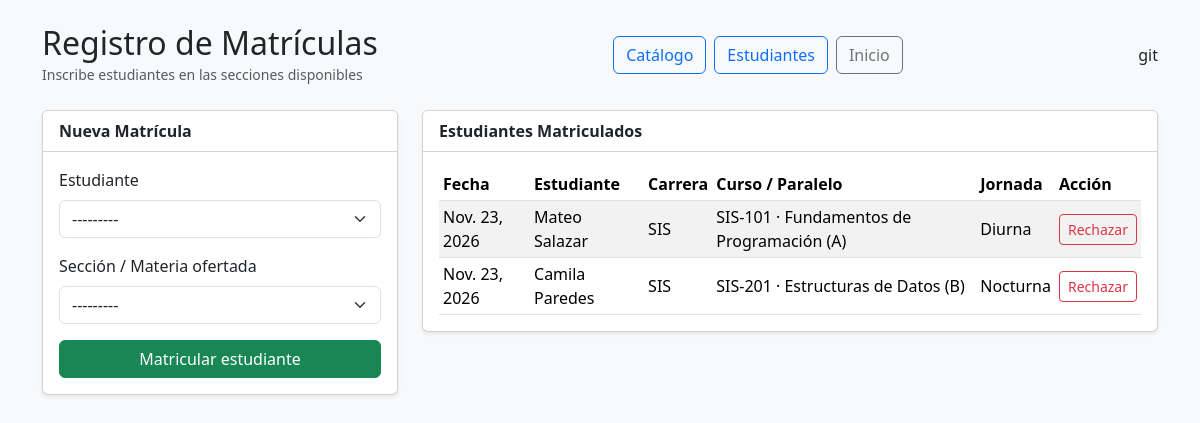
Page /matriculas/ on the committed database.
### academico/models.py (models this page shows, shortened)
class Matricula(ModeloBase):
    estudiante = models.ForeignKey(Estudiante, on_delete=models.PROTECT, related_name="matriculas")
    seccion = models.ForeignKey(Seccion, on_delete=models.PROTECT, related_name="matriculas")
    fecha = models.DateField(default=timezone.localdate)
    class Meta:
        verbose_name = "Matrícula"
        verbose_name_plural = "Matrículas"
        ordering = ["-fecha"]
        constraints = [   # un estudiante no se matricula dos veces en la misma sección
            models.UniqueConstraint(fields=["estudiante", "seccion"], name="matricula_unica"),
        ]

class Estudiante(ModeloBase):
    cedula = models.CharField("Cédula", max_length=10, unique=True)
    nombres = models.CharField(max_length=80)
    apellidos = models.CharField(max_length=80)
    email = models.EmailField("Correo", blank=True)
    telefono = models.CharField("Teléfono", max_length=15, blank=True)
    fecha_nacimiento = models.DateField("Fecha de nacimiento", null=True, blank=True)
    carrera = models.ForeignKey(Carrera, on_delete=models.PROTECT, related_name="estudiantes")   # 1:N
    foto = models.ImageField(upload_to="estudiantes/", blank=True)
    class Meta:
        verbose_name = "Estudiante"
        verbose_name_plural = "Estudiantes"
        ordering = ["apellidos", "nombres"]
    def __str__(self):
        return f"{self.apellidos} {self.nombres}"
    @property
    def nombre_completo(self):
        return f"{self.nombres} {self.apellidos}"

class Carrera(ModeloBase):
    facultad = models.ForeignKey(Facultad, on_delete=models.PROTECT, related_name="carreras")   # 1:N
    codigo = models.CharField("Código", max_length=10, unique=True)   # Ej: SIS
    nombre = models.CharField(max_length=150)
    duracion_semestres = models.PositiveSmallIntegerField("Duración (semestres)", default=8)
    class Meta:
        verbose_name = "Carrera"
        verbose_name_plural = "Carreras"
        ordering = ["nombre"]

class Seccion(ModeloBase):
    curso = models.ForeignKey(Curso, on_delete=models.PROTECT, related_name="secciones")
    periodo = models.ForeignKey(Periodo, on_delete=models.PROTECT, related_name="secciones")
    profesor = models.ForeignKey(Profesor, on_delete=models.PROTECT, related_name="secciones")
    paralelo = models.CharField(max_length=2, default="A")            # A, B, C...
    jornada = models.CharField(max_length=10, choices=Jornada.choices, default=Jornada.DIURNA)
    cupo = models.PositiveSmallIntegerField(default=30)
    estudiantes = models.ManyToManyField("Estudiante", through="Matricula", related_name="secciones")
    class Meta:
        verbose_name = "Sección"
        verbose_name_plural = "Secciones"
        ordering = ["periodo", "curso", "paralelo"]
        constraints = [
            models.UniqueConstraint(fields=["curso", "periodo", "paralelo", "jornada"], name="seccion_unica"),
        ]
    def __str__(self):
        return f"{self.curso.codigo} {self.paralelo} · {self.get_jornada_display()} · {self.periodo}"

class Curso(ModeloBase):                                              # la asignatura (materia)
    carrera = models.ForeignKey(Carrera, on_delete=models.PROTECT, related_name="cursos")      # 1:N
    semestre = models.ForeignKey(Semestre, on_delete=models.PROTECT, related_name="cursos")    # 1:N
    codigo = models.CharField("Código", max_length=12, unique=True)  # Ej: SIS-101
    nombre = models.CharField(max_length=150)
    creditos = models.PositiveSmallIntegerField("Créditos", default=3)
    class Meta:
        verbose_name = "Curso"
        verbose_name_plural = "Cursos"
        ordering = ["carrera", "semestre__numero", "nombre"]
    def __str__(self):
        return f"{self.codigo} · {self.nombre}"

### academico/views.py (the view)
# urls.py: path("matriculas/", views.MatriculaCreateView.as_view(), name="matriculas"),
class MatriculaCreateView(CreateView):
    model = Matricula
    form_class = MatriculaForm
    template_name = "academico/matriculas.html"
    success_url = reverse_lazy("academico:matriculas")
    def get_context_data(self, **kwargs):
        context = super().get_context_data(**kwargs)
        context["matriculas"] = Matricula.objects.select_related(
            "estudiante__carrera",
            "seccion__curso",
            "seccion__periodo",
        ).all()
        return context

### academico/forms.py
class MatriculaForm(forms.ModelForm):
    class Meta:
        model = Matricula
        fields = ["estudiante", "seccion"]
        labels = {
            "estudiante": "Estudiante",
            "seccion": "Sección / Materia ofertada",
        }
        widgets = {
            "estudiante": forms.Select(attrs={"class": "form-select"}),
            "seccion": forms.Select(attrs={"class": "form-select"}),
        }

### academico/models.py (called while the page is built)
    def __str__(self):
        return self.nombre

### academico/templates/academico/matriculas.html (shortened to what this page needs)
<!DOCTYPE html>
<html lang="es-ec">
<head>
    <link href="https://cdn.jsdelivr.net/npm/bootstrap@5.3.3/dist/css/bootstrap.min.css" rel="stylesheet">
</head>
<body class="bg-light">
    <div class="container py-4">
        <div class="d-flex justify-content-between align-items-center mb-4">
            <div>
                <h1 class="h2 mb-0">Registro de Matrículas</h1>
                <small class="text-muted">Inscribe estudiantes en las secciones disponibles</small>
            </div>
            <div class="d-flex gap-2">
                <a href="{% url 'academico:catalogo' %}" class="btn btn-outline-primary">Catálogo</a>
                <a href="{% url 'academico:estudiantes' %}" class="btn btn-outline-primary">Estudiantes</a>
                <a href="{% url 'academico:inicio' %}" class="btn btn-outline-secondary">Inicio</a>
            </div>git
        </div>
        <div class="row g-4">
            <div class="col-md-4">
                <div class="card shadow-sm">
                    <div class="card-header bg-white fw-semibold">Nueva Matrícula</div>
                    <div class="card-body">
                        <form method="post">
                            {% for field in form %}
                                <div class="mb-3">
                                    <label for="{{ field.id_for_label }}" class="form-label">{{ field.label }}</label>
                                    {{ field }}
                                </div>
                            {% endfor %}
                            <button type="submit" class="btn btn-success w-100">Matricular estudiante</button>
                        </form>
                    </div>
                </div>
            </div>
            <div class="col-md-8">
                <div class="card shadow-sm">
                    <div class="card-header bg-white fw-semibold">Estudiantes Matriculados</div>
                    <div class="card-body">
                        {% if matriculas %}
                            <div class="table-responsive">
                                <table class="table table-sm table-striped align-middle mb-0">
                                    <thead>
                                        <tr>
                                            <th>Fecha</th>
                                            <th>Estudiante</th>
                                            <th>Carrera</th>
                                            <th>Curso / Paralelo</th>
                                            <th>Jornada</th>
                                            <th>Acción</th>
                                        </tr>
                                    </thead>
                                    <tbody>
                                        {% for m in matriculas %}
                                            <tr>
                                                <td>{{ m.fecha }}</td>
                                                <td>{{ m.estudiante.nombre_completo }}</td>
                                                <td>{{ m.estudiante.carrera.codigo }}</td>
                                                <td>{{ m.seccion.curso }} ({{ m.seccion.paralelo }})</td>
                                                <td>{{ m.seccion.get_jornada_display }}</td>
                                                <td>
                                                    <a href="{% url 'academico:matricula_eliminar' m.pk %}" class="btn btn-sm btn-outline-danger">
                                                        Rechazar
                                                    </a>
                                                </td>
                                            </tr>
                                        {% endfor %}
                                    </tbody>
                                </table>
                            </div>
                        {% else %}
                            <p class="text-muted mb-0">Aún no hay matrículas registradas.</p>
                        {% endif %}
                    </div>
                </div>
            </div>
        </div>
    </div>
</body>
</html>

### rows in the picture
Matricula: fecha "Nov. 23, 2026", estudiante.nombre_completo "Mateo Salazar", estudiante.carrera.codigo "SIS", seccion.curso "SIS-101 · Fundamentos de Programación", seccion.paralelo "A", seccion.jornada "Diurna"
Matricula: fecha "Nov. 23, 2026", estudiante.nombre_completo "Camila Paredes", estudiante.carrera.codigo "SIS", seccion.curso "SIS-201 · Estructuras de Datos", seccion.paralelo "B", seccion.jornada "Nocturna"

### other values in the picture
{{ field.label }} "Estudiante" "Sección / Materia ofertada"
